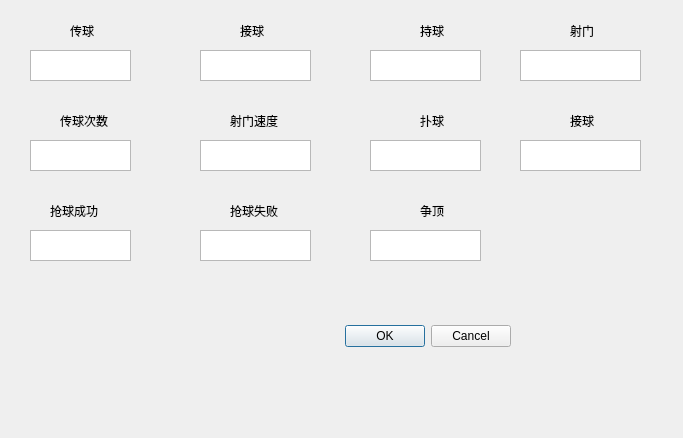
<?xml version="1.0" encoding="UTF-8"?>
<ui version="4.0">
 <class>edit_2</class>
 <widget class="QDialog" name="edit_2">
  <property name="geometry">
   <rect>
    <x>0</x>
    <y>0</y>
    <width>683</width>
    <height>438</height>
   </rect>
  </property>
  <property name="windowTitle">
   <string>Dialog</string>
  </property>
  <widget class="QDialogButtonBox" name="buttonBox">
   <property name="geometry">
    <rect>
     <x>320</x>
     <y>320</y>
     <width>191</width>
     <height>32</height>
    </rect>
   </property>
   <property name="orientation">
    <enum>Qt::Horizontal</enum>
   </property>
   <property name="standardButtons">
    <set>QDialogButtonBox::Cancel|QDialogButtonBox::Ok</set>
   </property>
  </widget>
  <widget class="QLabel" name="label_3">
   <property name="geometry">
    <rect>
     <x>70</x>
     <y>20</y>
     <width>95</width>
     <height>21</height>
    </rect>
   </property>
   <property name="text">
    <string>传球</string>
   </property>
  </widget>
  <widget class="QLabel" name="label_13">
   <property name="geometry">
    <rect>
     <x>230</x>
     <y>200</y>
     <width>101</width>
     <height>21</height>
    </rect>
   </property>
   <property name="text">
    <string>抢球失败</string>
   </property>
  </widget>
  <widget class="QLabel" name="label_11">
   <property name="geometry">
    <rect>
     <x>420</x>
     <y>20</y>
     <width>51</width>
     <height>21</height>
    </rect>
   </property>
   <property name="text">
    <string>持球</string>
   </property>
  </widget>
  <widget class="QLabel" name="label_27">
   <property name="geometry">
    <rect>
     <x>570</x>
     <y>110</y>
     <width>51</width>
     <height>21</height>
    </rect>
   </property>
   <property name="text">
    <string>接球</string>
   </property>
  </widget>
  <widget class="QLabel" name="label_12">
   <property name="geometry">
    <rect>
     <x>570</x>
     <y>20</y>
     <width>51</width>
     <height>21</height>
    </rect>
   </property>
   <property name="text">
    <string>射门</string>
   </property>
  </widget>
  <widget class="QLabel" name="label_25">
   <property name="geometry">
    <rect>
     <x>230</x>
     <y>110</y>
     <width>91</width>
     <height>21</height>
    </rect>
   </property>
   <property name="text">
    <string>射门速度</string>
   </property>
  </widget>
  <widget class="QLabel" name="label_5">
   <property name="geometry">
    <rect>
     <x>50</x>
     <y>200</y>
     <width>111</width>
     <height>21</height>
    </rect>
   </property>
   <property name="text">
    <string>抢球成功</string>
   </property>
  </widget>
  <widget class="QLabel" name="label_26">
   <property name="geometry">
    <rect>
     <x>420</x>
     <y>110</y>
     <width>51</width>
     <height>21</height>
    </rect>
   </property>
   <property name="text">
    <string>扑球</string>
   </property>
  </widget>
  <widget class="QLabel" name="label_14">
   <property name="geometry">
    <rect>
     <x>420</x>
     <y>200</y>
     <width>61</width>
     <height>21</height>
    </rect>
   </property>
   <property name="text">
    <string>争顶</string>
   </property>
  </widget>
  <widget class="QLabel" name="label_24">
   <property name="geometry">
    <rect>
     <x>60</x>
     <y>110</y>
     <width>81</width>
     <height>21</height>
    </rect>
   </property>
   <property name="text">
    <string>传球次数</string>
   </property>
  </widget>
  <widget class="QLabel" name="label_7">
   <property name="geometry">
    <rect>
     <x>240</x>
     <y>20</y>
     <width>61</width>
     <height>21</height>
    </rect>
   </property>
   <property name="text">
    <string>接球</string>
   </property>
  </widget>
  <widget class="QTextEdit" name="textEdit">
   <property name="geometry">
    <rect>
     <x>30</x>
     <y>50</y>
     <width>101</width>
     <height>31</height>
    </rect>
   </property>
  </widget>
  <widget class="QTextEdit" name="textEdit_2">
   <property name="geometry">
    <rect>
     <x>370</x>
     <y>50</y>
     <width>111</width>
     <height>31</height>
    </rect>
   </property>
  </widget>
  <widget class="QTextEdit" name="textEdit_3">
   <property name="geometry">
    <rect>
     <x>520</x>
     <y>50</y>
     <width>121</width>
     <height>31</height>
    </rect>
   </property>
  </widget>
  <widget class="QTextEdit" name="textEdit_4">
   <property name="geometry">
    <rect>
     <x>200</x>
     <y>50</y>
     <width>111</width>
     <height>31</height>
    </rect>
   </property>
  </widget>
  <widget class="QTextEdit" name="textEdit_9">
   <property name="geometry">
    <rect>
     <x>200</x>
     <y>230</y>
     <width>111</width>
     <height>31</height>
    </rect>
   </property>
  </widget>
  <widget class="QTextEdit" name="textEdit_10">
   <property name="geometry">
    <rect>
     <x>30</x>
     <y>230</y>
     <width>101</width>
     <height>31</height>
    </rect>
   </property>
  </widget>
  <widget class="QTextEdit" name="textEdit_11">
   <property name="geometry">
    <rect>
     <x>370</x>
     <y>230</y>
     <width>111</width>
     <height>31</height>
    </rect>
   </property>
  </widget>
  <widget class="QTextEdit" name="textEdit_5">
   <property name="geometry">
    <rect>
     <x>200</x>
     <y>140</y>
     <width>111</width>
     <height>31</height>
    </rect>
   </property>
  </widget>
  <widget class="QTextEdit" name="textEdit_6">
   <property name="geometry">
    <rect>
     <x>30</x>
     <y>140</y>
     <width>101</width>
     <height>31</height>
    </rect>
   </property>
  </widget>
  <widget class="QTextEdit" name="textEdit_7">
   <property name="geometry">
    <rect>
     <x>370</x>
     <y>140</y>
     <width>111</width>
     <height>31</height>
    </rect>
   </property>
  </widget>
  <widget class="QTextEdit" name="textEdit_8">
   <property name="geometry">
    <rect>
     <x>520</x>
     <y>140</y>
     <width>121</width>
     <height>31</height>
    </rect>
   </property>
  </widget>
 </widget>
 <resources/>
 <connections>
  <connection>
   <sender>buttonBox</sender>
   <signal>accepted()</signal>
   <receiver>edit_2</receiver>
   <slot>accept()</slot>
   <hints>
    <hint type="sourcelabel">
     <x>248</x>
     <y>254</y>
    </hint>
    <hint type="destinationlabel">
     <x>157</x>
     <y>274</y>
    </hint>
   </hints>
  </connection>
  <connection>
   <sender>buttonBox</sender>
   <signal>rejected()</signal>
   <receiver>edit_2</receiver>
   <slot>reject()</slot>
   <hints>
    <hint type="sourcelabel">
     <x>316</x>
     <y>260</y>
    </hint>
    <hint type="destinationlabel">
     <x>286</x>
     <y>274</y>
    </hint>
   </hints>
  </connection>
 </connections>
</ui>
